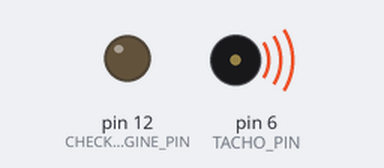
A sketch run on a simulated Arduino Uno, built with avr-gcc and run on an emulated ATmega328P. Parts: output pins drawn as LEDs (lit = HIGH), buzzer (waves = sounding). What the sketch prints to the serial monitor is not drawn.

Above: at 0.06 s.
At 5.2 s:
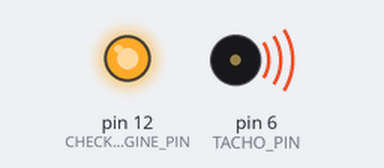
Timing chart, 0 to 6.3 s (numbered marks = the images above):
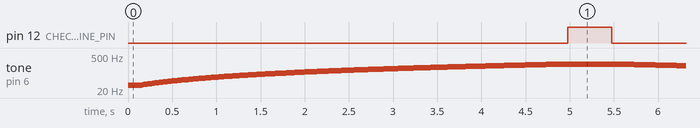

Measured:
- by itself, pin 12 (CHECK_ENGINE_PIN): alternates HIGH for 0.50 s and LOW for 5.0 s
- by itself, tone on pin 6 (TACHO_PIN): plays 31 Hz for 0.13 s, 32 Hz for 0.03 s, 33 Hz for 0.02 s, 34 Hz for 0.03 s, 35 Hz for 0.02 s, 36 Hz for 0.03 s … (4824 notes in this stretch)

The sketch:

CAN2ANALOG.ino
```cpp
// demo: CAN-BUS Shield, receive data with check mode
// send data coming to fast, such as less than 10ms, you can use this way
// loovee, 2014-6-13


#include <SPI.h>
#include "mcp_can.h"

#define BENCHMODE         true        //Run without canbus
#define TACHO_PIN         6
#define CHECK_ENGINE_PIN  12


// the cs pin of the version after v1.1 is default to D9
// v0.9b and v1.0 is default D10
const int SPI_CS_PIN = 10;

MCP_CAN CAN(SPI_CS_PIN);                                    // Set CS pin

unsigned int engineSpeed = 0;
unsigned int engineTemp = 0;
bool checkEngine = false;

unsigned int rpm = 800;
unsigned long lastRpmChangedMillis = 0;
int rpmIncrement = 20;

void setup()
{
    Serial.begin(115200);

    pinMode(CHECK_ENGINE_PIN, OUTPUT);

    if (BENCHMODE) {
      Serial.println("BENCHMODE ON");
      return;
    }

    while (CAN_OK != CAN.begin(CAN_500KBPS))              // init can bus : baudrate = 500k
    {
        Serial.println("CAN BUS Shield init fail");
        Serial.println(" Init CAN BUS Shield again");
        delay(100);
    }
    Serial.println("CAN BUS Shield init ok!");
}


void loop()
{
    unsigned char len = 0;
    unsigned char buf[8];

    if (true == BENCHMODE) simulateCANData();

    if(!BENCHMODE && CAN_MSGAVAIL == CAN.checkReceive())            // check if data coming
    {
        CAN.readMsgBuf(&len, buf);    // read data,  len: data length, buf: data buf

        unsigned int canId = CAN.getCanId();

        if (canId == 790) engineSpeed = (int)(buf[3]*256 + buf[2])/6;
        if (canId == 809) engineTemp = (int) buf[1]-48;
    }

    showEngineSpeed();


}

void simulateCANData()
{
  if ((millis() - lastRpmChangedMillis) > 15)
  {
    rpm = rpm + rpmIncrement;
    if (rpm > 7000 || rpm < 800)
      {
        rpmIncrement = -rpmIncrement;
        digitalWrite(CHECK_ENGINE_PIN, HIGH);
        delay(500);
        digitalWrite(CHECK_ENGINE_PIN, LOW);
      }
    lastRpmChangedMillis = millis();
    engineSpeed = rpm;
  }
}

void showEngineSpeed()
{
  int hz = 0;
  hz = (int) engineSpeed / 30;
  if (hz < 31) hz = 31;
  tone(TACHO_PIN, hz);
  Serial.println(engineSpeed);
}

/*********************************************************************************************************
  END FILE
**** *****************************************************************************************************/
```
